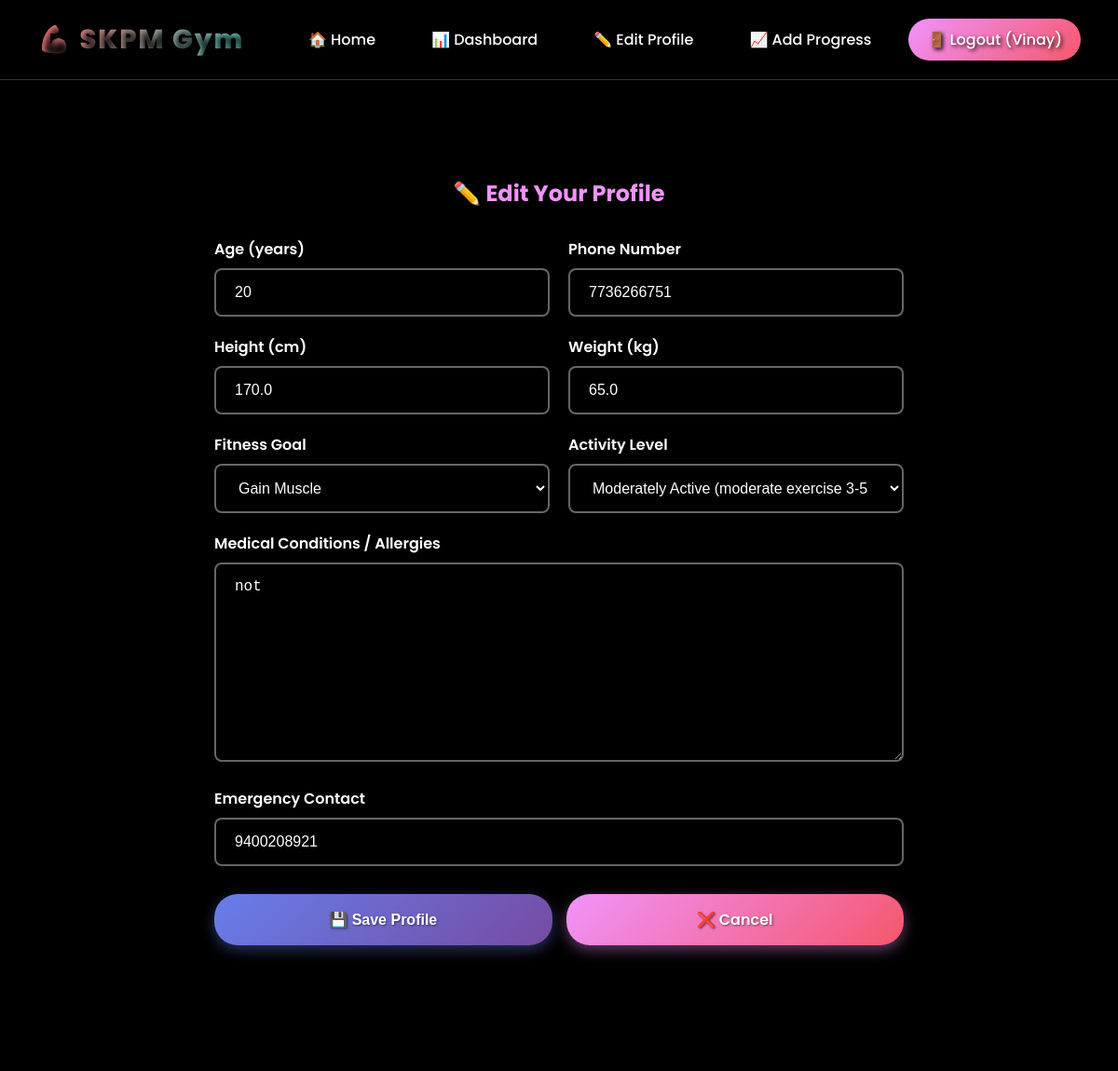
Screenshot of /gym/customer/profile/edit/ (signed in) with the database file from the repository.
### gym/models.py (models this page shows, shortened)
class CustomerProfile(models.Model):
    user = models.OneToOneField(User, on_delete=models.CASCADE, related_name='customer_profile')
    age = models.PositiveIntegerField(null=True, blank=True)
    height_cm = models.FloatField(null=True, blank=True, help_text="Height in centimeters")
    weight_kg = models.FloatField(null=True, blank=True, help_text="Weight in kilograms")
    diseases = models.TextField(blank=True, help_text="Any medical conditions or allergies")
    goal = models.CharField(max_length=20, choices=GOAL_CHOICES, blank=True)
    activity_level = models.CharField(max_length=20, choices=ACTIVITY_LEVEL_CHOICES, blank=True)
    phone = models.CharField(max_length=15, blank=True)
    emergency_contact = models.CharField(max_length=100, blank=True)
    created_at = models.DateTimeField(auto_now_add=True)
    updated_at = models.DateTimeField(auto_now=True)

### gym/views.py (the view)
# urls.py: path('customer/profile/edit/', customer_profile_edit, name='customer_profile_edit'),
@login_required
def customer_profile_edit(request):
    if request.user.groups.filter(name='Trainer').exists():
        messages.error(request, 'Trainers cannot edit customer profiles.')
        return redirect('trainer_dashboard')
    profile = request.user.customer_profile
    if request.method == 'POST':
        form = CustomerProfileForm(request.POST, instance=profile)
        if form.is_valid():
            form.save()
            messages.success(request, 'Your profile has been updated successfully!')
            return redirect('customer_dashboard')
    else:
        form = CustomerProfileForm(instance=profile)
    return render(request, 'gym/customer_profile_edit.html', {'form': form})

### gym/forms.py
class CustomerProfileForm(forms.ModelForm):
    class Meta:
        model = CustomerProfile
        fields = ['age', 'height_cm', 'weight_kg', 'diseases', 'goal', 'activity_level', 'phone', 'emergency_contact']
    def __init__(self, *args, **kwargs):
        super().__init__(*args, **kwargs)
        for field in self.fields:
            self.fields[field].widget.attrs.update({'class': 'form-control'})

### templates/gym/customer_profile_edit.html (shortened to what this page needs)
{% extends 'base.html' %}
{% block content %}
    <div style="max-width: 800px; margin: 0 auto;">
        <div class="card">
            <h2 style="text-align: center; margin-bottom: 30px; color: #f093fb;">✏️ Edit Your Profile</h2>
            <form method="post">
                <div class="grid-2">
                    <div class="form-group">
                        <label for="id_age">Age (years)</label>
                        {{ form.age }}
                    </div>
                    <div class="form-group">
                        <label for="id_phone">Phone Number</label>
                        {{ form.phone }}
                    </div>
                </div>
                <div class="grid-2">
                    <div class="form-group">
                        <label for="id_height_cm">Height (cm)</label>
                        {{ form.height_cm }}
                    </div>
                    <div class="form-group">
                        <label for="id_weight_kg">Weight (kg)</label>
                        {{ form.weight_kg }}
                    </div>
                </div>
                <div class="grid-2">
                    <div class="form-group">
                        <label for="id_goal">Fitness Goal</label>
                        {{ form.goal }}
                    </div>
                    <div class="form-group">
                        <label for="id_activity_level">Activity Level</label>
                        {{ form.activity_level }}
                    </div>
                </div>
                <div class="form-group">
                    <label for="id_diseases">Medical Conditions / Allergies</label>
                    {{ form.diseases }}
                </div>
                <div class="form-group">
                    <label for="id_emergency_contact">Emergency Contact</label>
                    {{ form.emergency_contact }}
                </div>
                <div style="display: flex; gap: 15px; margin-top: 30px;">
                    <button type="submit" class="btn btn-primary" style="flex: 1;">💾 Save Profile</button>
                    <a href="{% url 'customer_dashboard' %}" class="btn btn-secondary" style="flex: 1; text-align: center;">❌ Cancel</a>
                </div>
            </form>
        </div>
    </div>
{% endblock %}

### templates/base.html (shortened to what this page needs)
<!DOCTYPE html>
<html lang="en">
<head>
    {% load static %}
    <link rel="stylesheet" href="{% static 'css/style.css' %}">
</head>
<body>
    <ul class="cb-slideshow">
    </ul>
    <header class="nav" id="navbar">
        <div class="brand">💪 SKPM Gym</div>
        <nav class="nav-menu">
            <a href="{% url 'home' %}">🏠 Home</a>
            {% if user.is_authenticated %}
                <a href="{% url 'dashboard' %}">📊 Dashboard</a>
                {% if user.groups.all.0.name == 'Trainer' %}
                    <a href="{% url 'trainer_customers_list' %}">👥 Customers</a>
                {% else %}
                    <a href="{% url 'customer_profile_edit' %}">✏️ Edit Profile</a>
                    <a href="{% url 'add_progress' %}">📈 Add Progress</a>
                {% endif %}
                <a href="{% url 'logout' %}" class="btn-secondary">🚪 Logout ({{ user.first_name }})</a>
            {% else %}
                <a href="{% url 'login' %}" class="btn-primary">🔐 Login</a>
                <a href="{% url 'signup_customer' %}" class="btn-secondary">👤 Sign Up</a>
            {% endif %}
        </nav>
    </header>
    <main class="container fade-in-up">
        {% block content %}{% endblock %}
    </main>
</body>
</html>

### static/css/style.css (style rules this page uses)
* { box-sizing: border-box; margin: 0; padding: 0; }
body, html { height: 100%; font-family: 'Poppins', sans-serif; color: #fff; overflow-x: hidden; }
.cb-slideshow, .cb-slideshow:after { position: fixed; width: 100%; height: 100%; top: 0; left: 0; z-index: -1; }
.cb-slideshow:after { content: ''; background: #000; }
.nav { position: fixed; top: 0; width: 100%; z-index: 1000; display: flex; justify-content: space-between; align-items: center; padding: 20px 40px; background: transparent; border-bottom: 1px solid rgba(255,255,255,0.2); transition: all 0.3s ease; }
.nav .brand { font-weight: 800; font-size: 1.8rem; letter-spacing: 2px; background: linear-gradient(135deg, #ff6b6b, #4ecdc4); -webkit-background-clip: text; -webkit-text-fill-color: transparent; background-clip: text; text-shadow: 3px 3px 6px rgba(0,0,0,0.9); }
.nav-menu { display: flex; align-items: center; gap: 20px; }
.nav a { color: #fff; text-decoration: none; padding: 10px 20px; border-radius: 25px; transition: all 0.3s ease; font-weight: 500; position: relative; overflow: hidden; text-shadow: 2px 2px 4px rgba(0,0,0,0.9); }
.nav a.btn-secondary { background: linear-gradient(135deg, #f093fb 0%, #f5576c 100%); box-shadow: 0 4px 8px rgba(0,0,0,0.5); }
.container { position: relative; z-index: 2; max-width: 1200px; margin: 120px auto 40px; padding: 40px; background: transparent; border-radius: 0; box-shadow: none; border: none; }
.card { background: transparent; border: none; padding: 30px; border-radius: 0; margin-bottom: 25px; transition: all 0.3s ease; position: relative; overflow: visible; }
.card::before { display: none; }
.grid-2 { display: grid; grid-template-columns: repeat(auto-fit, minmax(250px, 1fr)); gap: 20px; }
.form-group { margin-bottom: 20px; }
form label { display: block; margin: 0 0 8px; font-weight: 600; color: #fff; text-shadow: 2px 2px 4px rgba(0,0,0,0.9); }
.form-control { width: 100%; padding: 15px 20px; border-radius: 8px; border: 2px solid rgba(255,255,255,0.4); background: rgba(0,0,0,0.4); color: #fff; font-size: 16px; transition: all 0.3s ease; }
.form-control::placeholder { color: rgba(255,255,255,0.7); }
.btn { display: inline-block; padding: 15px 30px; border-radius: 25px; border: none; cursor: pointer; font-weight: 600; text-decoration: none; transition: all 0.3s ease; position: relative; overflow: hidden; font-size: 16px; text-shadow: 1px 1px 2px rgba(0,0,0,0.5); }
.btn-primary { background: linear-gradient(135deg, #667eea 0%, #764ba2 100%); color: white; box-shadow: 0 5px 15px rgba(102, 126, 234, 0.4); }
.btn-secondary { background: linear-gradient(135deg, #f093fb 0%, #f5576c 100%); color: white; box-shadow: 0 5px 15px rgba(240, 147, 251, 0.4); }
h1, h2, h3, h4, h5, h6 { text-shadow: 3px 3px 6px rgba(0,0,0,0.9); color: #fff; }
p, span, div, label, a { text-shadow: 2px 2px 4px rgba(0,0,0,0.8); }
select.form-control { background: rgba(0,0,0,0.4); color: #fff; }
select.form-control option { background: rgba(0,0,0,0.9); color: #fff; }
textarea.form-control { background: rgba(0,0,0,0.4); resize: vertical; }
.fade-in-up { animation: fadeInUp 0.6s ease forwards; }
* { backdrop-filter: none !important; }

### rows the page displays
CustomerProfile: age "20", phone "7736266751", height_cm "170.0", weight_kg "65.0", goal "Gain Muscle", activity_level "Moderately Active (moderate exercise 3-5 days/week)", diseases "not", emergency_contact "9400208921"

### other values shown
{{ user.first_name }} "Vinay"
